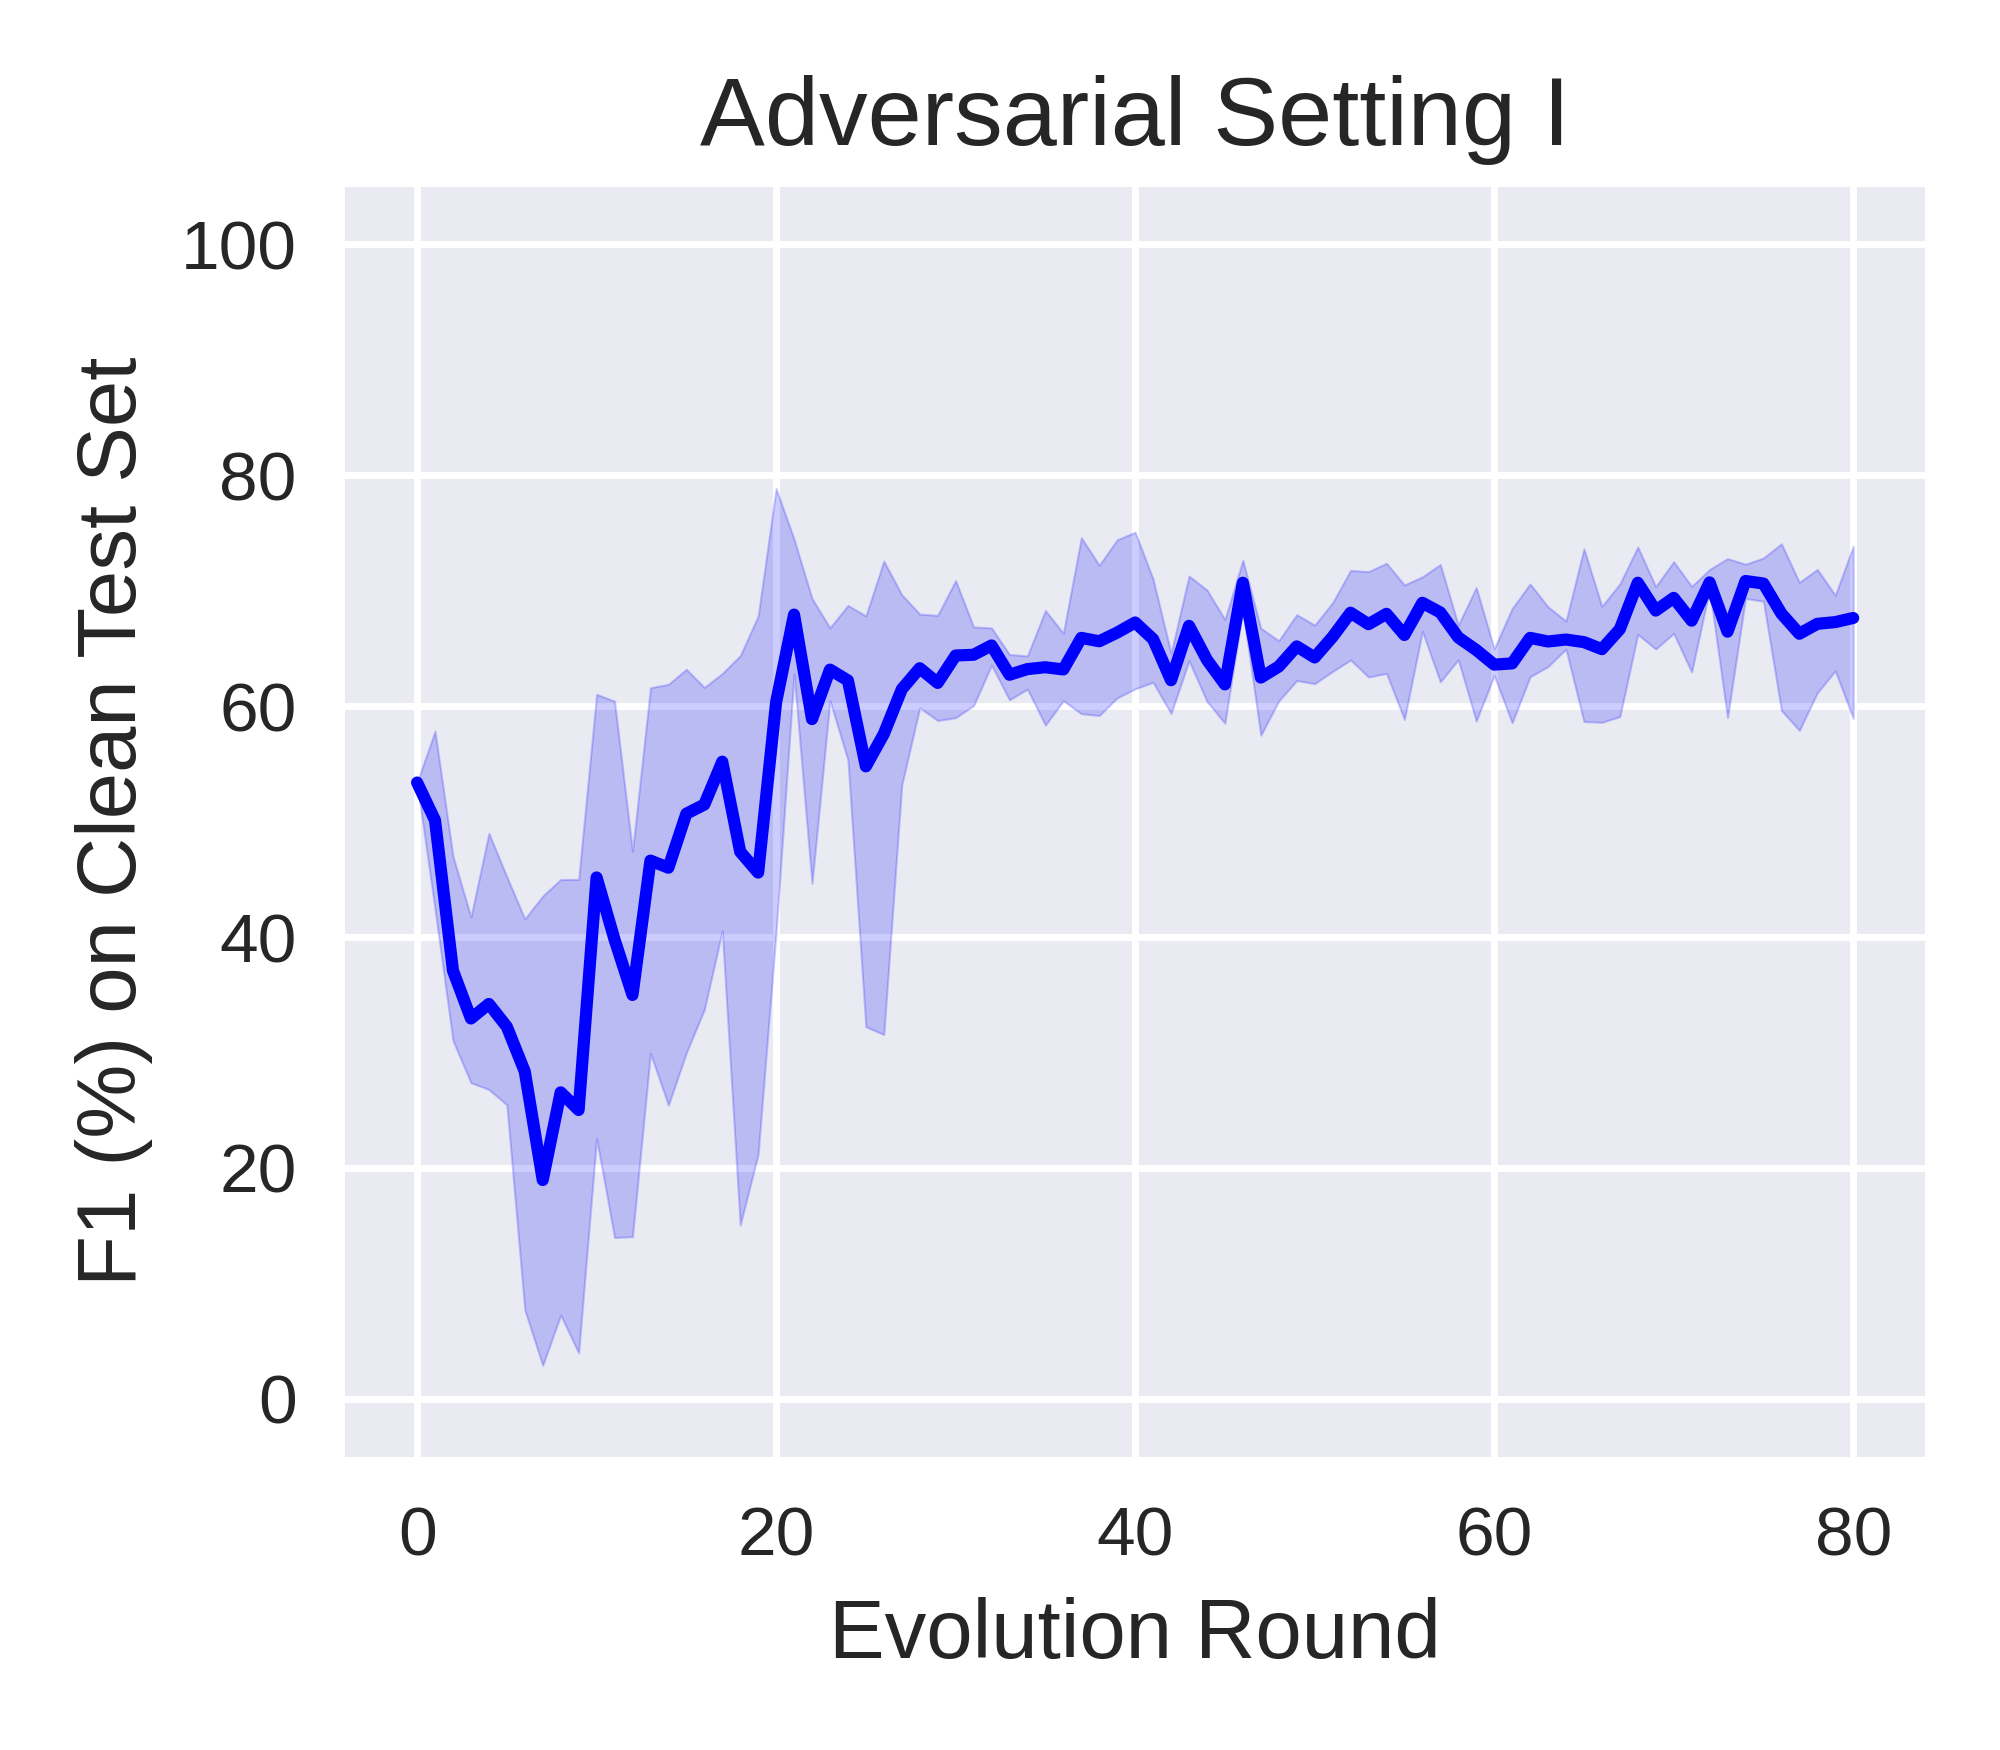

This figure's Python source:
import matplotlib.pyplot as plt
import pandas as pd
import seaborn as sns

advset1_rounds80_F1_on_cle_file = pd.read_csv('test_F1_list_advset1_round80_seed012.csv')
advset1_rounds80_F1_on_cle_df = pd.DataFrame(advset1_rounds80_F1_on_cle_file)

advset1_rounds80_F1_on_cle_seed_0_df = advset1_rounds80_F1_on_cle_df.drop(columns=['seed1','seed2'])  
advset1_rounds80_F1_on_cle_seed_0_df.rename(columns={'seed0': 'F1'}, inplace=True)

advset1_rounds80_F1_on_cle_seed_1_df = advset1_rounds80_F1_on_cle_df.drop(columns=['seed0','seed2'])  
advset1_rounds80_F1_on_cle_seed_1_df.rename(columns={'seed1': 'F1'}, inplace=True)

advset1_rounds80_F1_on_cle_seed_2_df = advset1_rounds80_F1_on_cle_df.drop(columns=['seed0','seed1'])  
advset1_rounds80_F1_on_cle_seed_2_df.rename(columns={'seed2': 'F1'}, inplace=True)

print("advset1_rounds80_F1_on_cle_df:\n",advset1_rounds80_F1_on_cle_df)  
print("advset1_rounds80_F1_on_cle_seed_0_df:\n",advset1_rounds80_F1_on_cle_seed_0_df)  
print("advset1_rounds80_F1_on_cle_seed_1_df:\n",advset1_rounds80_F1_on_cle_seed_1_df)  
print("advset1_rounds80_F1_on_cle_seed_2_df:\n",advset1_rounds80_F1_on_cle_seed_2_df)  



advset1_rounds80_F1_on_cle_merge_df = pd.concat([advset1_rounds80_F1_on_cle_seed_0_df, advset1_rounds80_F1_on_cle_seed_1_df, advset1_rounds80_F1_on_cle_seed_2_df])
# advset1_rounds80_F1_on_cle_merge_df = pd.concat([advset1_rounds80_F1_on_cle_df, advset1_rounds80_F1_on_cle_df, advset1_rounds80_F1_on_cle_df])

print("advset1_rounds80_F1_on_cle_merge_df:\n",advset1_rounds80_F1_on_cle_merge_df)  

advset1_rounds80_F1_on_cle_merge_df = advset1_rounds80_F1_on_cle_merge_df.reset_index(drop=True)

print("advset1_rounds80_F1_on_cle_merge_df:\n",advset1_rounds80_F1_on_cle_merge_df)  


# sns.set_theme(style="darkgrid")
plt.style.use('seaborn') 
# plt.style.use('default') 
# plt.style.use('seaborn-deep') 

# plt.figure(figsize=(4, 3.5), dpi=500)
_, ax = plt.subplots(nrows=1, ncols=1, figsize=(4, 3.5), tight_layout=True, dpi=500) #dpi=100 分辨率


sns_plot=sns.lineplot(data=advset1_rounds80_F1_on_cle_merge_df, x='round', y='F1', color='b')
ax.set_xlabel('Evolution Round', fontsize=12)
ax.set_ylabel('F1 (%) on Clean Test Set', fontsize=12)
plt.ylim(-5, 105)

ax.set_title('Adversarial Setting I', fontsize=14); 

savepath = f'/home/huan1932/ARIoTEDef/drawfigure/advset1/round80/f1-on-cle'
savename = f'line-shadow-figure-advset1-round80-f1-on-cle-seed012'
plt.savefig(fname=f'{savepath}/{savename}.png',dpi=500)
plt.close   
